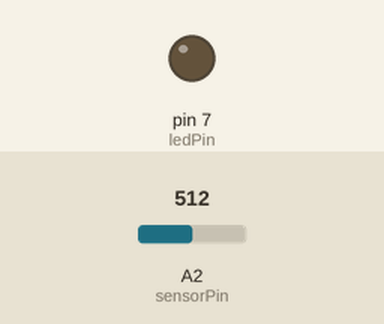
A sketch run on a simulated Arduino Uno, built with avr-gcc and run on an emulated ATmega328P. On the bench: output pins drawn as LEDs (lit = HIGH). Inputs (shaded band) come from the test bench; at power-on: A2 (sensorPin) = 512.

Above: at 1.2 s.
1.3 s: A2 (sensorPin) set to 469
2.8 s: A2 (sensorPin) set to 451
At 3.9 s:
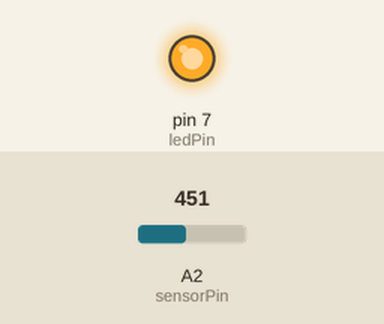
4.3 s: A2 (sensorPin) set to 511
At 5.0 s:
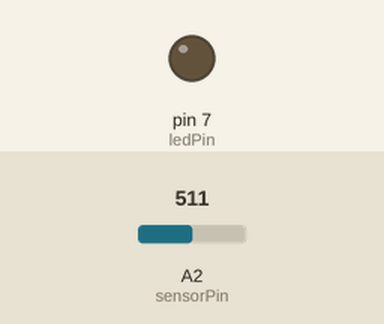
5.8 s: A2 (sensorPin) set to 306
At 6.2 s:
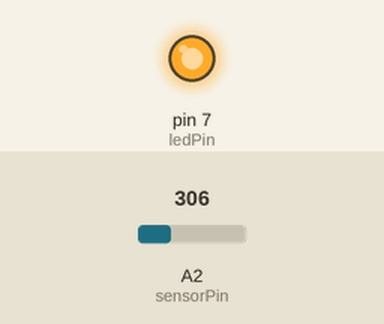
Timing chart, 0 to 8.3 s (numbered marks = the images above; inputs shaded):
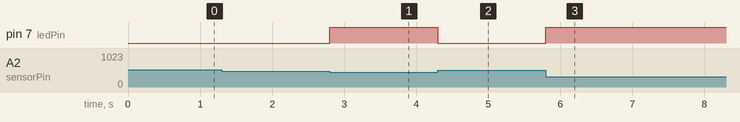

Measured:
- the behaviour switches between 462 and 461 on A2 (sensorPin) (found by bisection; images 0 and 1)
- after the input at 1.3 s, every drawn part: stays the same
- after the input at 2.8 s, pin 7 (ledPin): LOW → HIGH at once
- after the input at 4.3 s, pin 7 (ledPin): HIGH → LOW at once
- after the input at 5.8 s, pin 7 (ledPin): LOW → HIGH at once

The sketch:

Photoresistor.ino
```cpp
const int sensorPin = 2;
const int ledPin = 7;
int lightCal;
int lightVal;

void setup()
{
  pinMode(ledPin, OUTPUT);
  lightCal = analogRead(sensorPin);
}

void loop()
{
  lightVal = analogRead(sensorPin);
  if (lightVal >= lightCal - 50)
  {
    digitalWrite(ledPin, LOW);
  }
  else
  {
    digitalWrite(ledPin, HIGH);
  }
}
```
